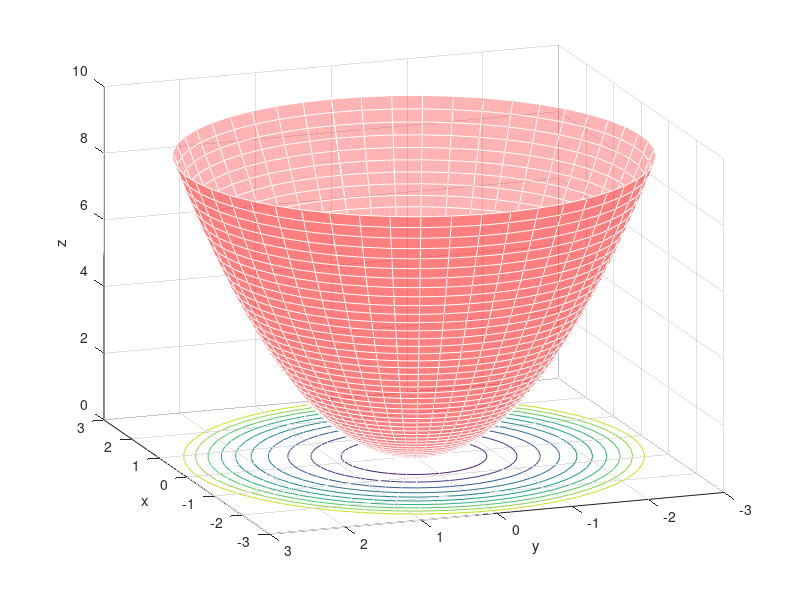

This figure's MATLAB source:
clf;
clc;
clear all;
phi = linspace(0,2*pi,50);
r = linspace(0,3,50);
[r p] = meshgrid(r,phi);
x = r.*cos(p);
y = r.*sin(p);
z = x.^2 + y.^2;
surfc(x,y,z,'FaceColor','r','EdgeColor','w','FaceAlpha',0.3);
hold on
grid on
view(-110,20);
rotate3d on
xlabel('x');
ylabel('y');
zlabel('z');